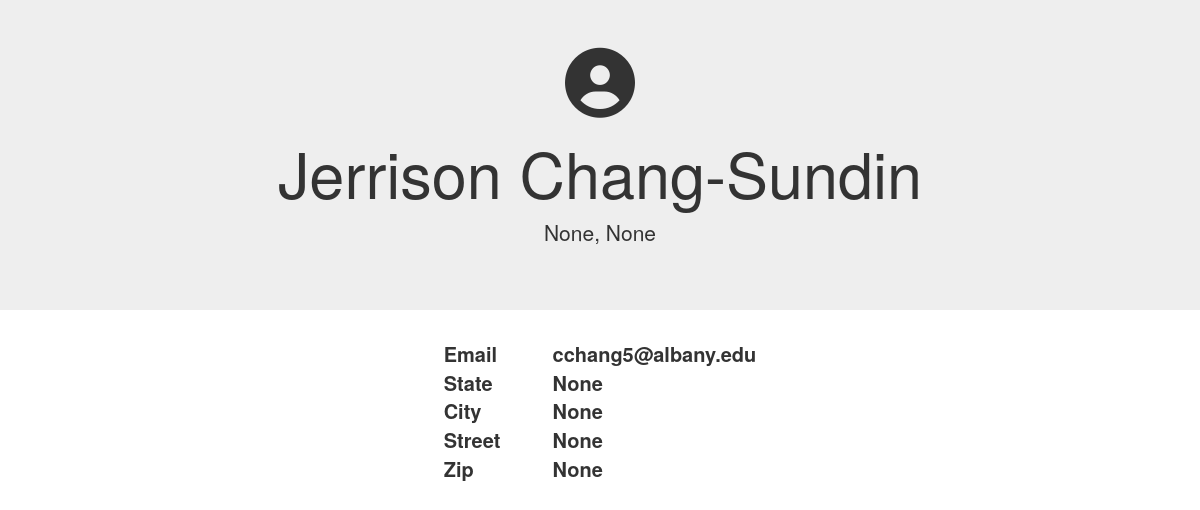
The app's page /RateMyServices/general_profile/1/, older data.
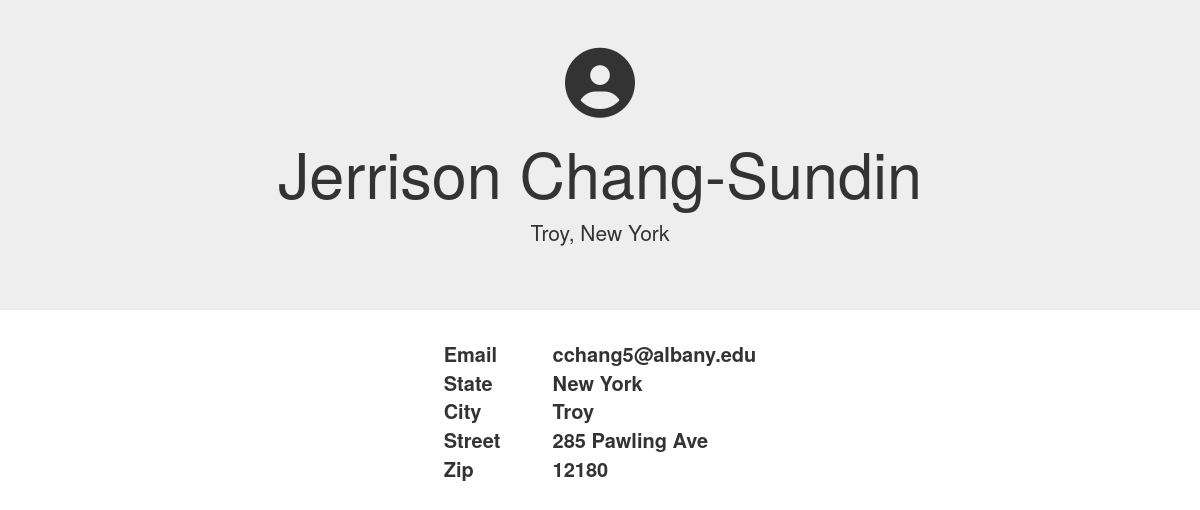
The same page, newer data.
### accounts/models.py (models this page shows, shortened)
class User(AbstractBaseUser):
    email   = models.EmailField(max_length=255,unique=True)
    active  = models.BooleanField(default=True)
    staff   = models.BooleanField(default=False) # a admin user; non super-user
    admin   = models.BooleanField(default=False) # a superuser
    first_name  = models.CharField(max_length=30,null=True,blank=False)
    last_name   = models.CharField(max_length=30,null=True,blank=False)
    professional = models.BooleanField(default=False)
    state       = models.CharField(max_length=30,null=True,blank=False)
    city        = models.CharField(max_length=30,null=True,blank=False)
    zips        = models.CharField(max_length=5,null=True,blank=False)
    street      = models.CharField(max_length=100,null=True,blank=False)
    phone       = models.CharField(max_length=12,null=True,blank=False)
    USERNAME_FIELD = 'email'
    REQUIRED_FIELDS = ['first_name','last_name'] # Email & Password are required by default.
    objects = UserManager()

### RateMyServices/views.py (the view)
# urls.py: path('general_profile/<int:generaluser_id>/', views.general_profile, name='general_profile'),
def general_profile(request, generaluser_id):
	gUser = get_object_or_404(User, id=generaluser_id)
	return render(request, 'RateMyServices/general_profile.html', {'gUser': gUser})

### RateMyServices/templates/RateMyServices/general_profile.html (shortened to what this page needs)
<!DOCTYPE html>
<html>
	<head>
		{% load static %}
		<link rel="stylesheet" href="https://maxcdn.bootstrapcdn.com/bootstrap/3.4.0/css/bootstrap.min.css">
		<link rel="stylesheet" href="path/to/font-awesome/css/font-awesome.min.css">
        <link rel="stylesheet" type="text/css" href="{% static 'RateMyServices/css/style.css' %}">
		<link rel="stylesheet" type="text/css" href="{% static 'RateMyServices/css/general_profile.css' %}">
	</head>
	<body>
		<div class="jumbotron jumbotron-fluid text-center">
			<div>
				<i class="fa fa-user-circle fa-5x"></i>
			</div>
			<h1>{{ gUser.first_name }} {{ gUser.last_name }}</h1>
			<p>{{ gUser.city }}, {{ gUser.state }}</p>
		</div>
		<div style="align-content: center">
			<table cellspacing="20" align="center" style="font-size: 20px">
				<tr style="padding: 30px">
				  <th>Email</th>
				  <th>{{ gUser.email }}</th>
				</tr>
				<tr style="padding: 30px">
					<th style="padding-right: 60px">State</th>
					<th>{{ gUser.state }}</th>
				</tr>
				<tr style="padding: 30px">
					<th>City</th>
					<th>{{ gUser.city }}</th>
				</tr>
				<tr style="padding: 30px">
					<th>Street</th>
					<th>{{ gUser.street }}</th>
				</tr>
				<tr style="padding: 30px">
						<th>Zip</th>
						<th>{{ gUser.zips }}</th>
				</tr>
			</table>
		</div>
	</body>
</html>

### RateMyServices/static/RateMyServices/css/style.css (style rules this page uses)
body { background: white url("images/background.gif") no-repeat; }

Row changes from the older to the newer data that the page shows:
changed User "Jerrison": city "None" → "Troy"; state "None" → "New York"; street "None" → "285 Pawling Ave"; zips "None" → "12180"
